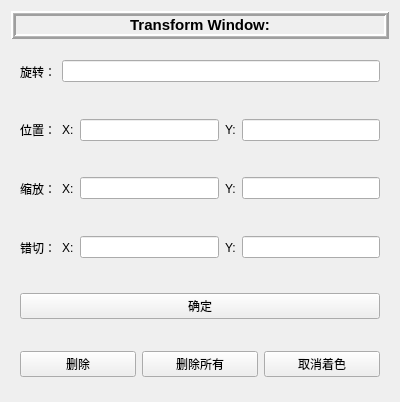
<?xml version="1.0" encoding="UTF-8"?>
<ui version="4.0">
 <class>TransformWidget</class>
 <widget class="QWidget" name="TransformWidget">
  <property name="geometry">
   <rect>
    <x>0</x>
    <y>0</y>
    <width>400</width>
    <height>402</height>
   </rect>
  </property>
  <property name="windowTitle">
   <string>Form</string>
  </property>
  <layout class="QGridLayout" name="gridLayout">
   <item row="6" column="0">
    <widget class="QWidget" name="widget_3" native="true">
     <layout class="QHBoxLayout" name="horizontalLayout_3">
      <item>
       <widget class="QLabel" name="label_3">
        <property name="text">
         <string>错切：</string>
        </property>
       </widget>
      </item>
      <item>
       <widget class="QLabel" name="label_6">
        <property name="text">
         <string>X:</string>
        </property>
       </widget>
      </item>
      <item>
       <widget class="QLineEdit" name="zoomXEdit"/>
      </item>
      <item>
       <widget class="QLabel" name="label_7">
        <property name="text">
         <string>Y:</string>
        </property>
       </widget>
      </item>
      <item>
       <widget class="QLineEdit" name="zoomYEdit"/>
      </item>
     </layout>
    </widget>
   </item>
   <item row="8" column="0">
    <widget class="QWidget" name="widget_4" native="true">
     <layout class="QHBoxLayout" name="horizontalLayout_4">
      <item>
       <widget class="QPushButton" name="ensureBtn">
        <property name="text">
         <string>确定</string>
        </property>
       </widget>
      </item>
     </layout>
    </widget>
   </item>
   <item row="5" column="0">
    <widget class="QWidget" name="widget_2" native="true">
     <layout class="QHBoxLayout" name="horizontalLayout">
      <item>
       <widget class="QLabel" name="label_2">
        <property name="text">
         <string>缩放：</string>
        </property>
       </widget>
      </item>
      <item>
       <widget class="QLabel" name="label_4">
        <property name="text">
         <string>X:</string>
        </property>
       </widget>
      </item>
      <item>
       <widget class="QLineEdit" name="scaleXEdit"/>
      </item>
      <item>
       <widget class="QLabel" name="label_5">
        <property name="text">
         <string>Y:</string>
        </property>
       </widget>
      </item>
      <item>
       <widget class="QLineEdit" name="scaleYEdit"/>
      </item>
     </layout>
    </widget>
   </item>
   <item row="4" column="0">
    <widget class="QWidget" name="widget_5" native="true">
     <layout class="QHBoxLayout" name="horizontalLayout_5">
      <item>
       <widget class="QLabel" name="label_9">
        <property name="text">
         <string>位置：</string>
        </property>
       </widget>
      </item>
      <item>
       <widget class="QLabel" name="label_11">
        <property name="text">
         <string>X:</string>
        </property>
       </widget>
      </item>
      <item>
       <widget class="QLineEdit" name="positionXEdit"/>
      </item>
      <item>
       <widget class="QLabel" name="label_10">
        <property name="text">
         <string>Y:</string>
        </property>
       </widget>
      </item>
      <item>
       <widget class="QLineEdit" name="positionYEdit"/>
      </item>
     </layout>
    </widget>
   </item>
   <item row="3" column="0">
    <widget class="QWidget" name="widget" native="true">
     <layout class="QHBoxLayout" name="horizontalLayout_2">
      <item>
       <widget class="QLabel" name="label">
        <property name="text">
         <string>旋转：</string>
        </property>
       </widget>
      </item>
      <item>
       <widget class="QLineEdit" name="rotateEdit"/>
      </item>
     </layout>
    </widget>
   </item>
   <item row="0" column="0">
    <widget class="QLabel" name="label_8">
     <property name="sizePolicy">
      <sizepolicy hsizetype="Preferred" vsizetype="Fixed">
       <horstretch>0</horstretch>
       <verstretch>0</verstretch>
      </sizepolicy>
     </property>
     <property name="font">
      <font>
       <pointsize>11</pointsize>
       <bold>true</bold>
      </font>
     </property>
     <property name="frameShape">
      <enum>QFrame::Box</enum>
     </property>
     <property name="frameShadow">
      <enum>QFrame::Raised</enum>
     </property>
     <property name="lineWidth">
      <number>2</number>
     </property>
     <property name="midLineWidth">
      <number>1</number>
     </property>
     <property name="text">
      <string>Transform Window:</string>
     </property>
     <property name="textFormat">
      <enum>Qt::PlainText</enum>
     </property>
     <property name="scaledContents">
      <bool>false</bool>
     </property>
     <property name="alignment">
      <set>Qt::AlignCenter</set>
     </property>
     <property name="wordWrap">
      <bool>false</bool>
     </property>
     <property name="margin">
      <number>0</number>
     </property>
     <property name="indent">
      <number>1</number>
     </property>
    </widget>
   </item>
   <item row="9" column="0">
    <widget class="QWidget" name="widget_6" native="true">
     <layout class="QHBoxLayout" name="horizontalLayout_6">
      <item>
       <widget class="QPushButton" name="deleteBtn">
        <property name="text">
         <string>删除</string>
        </property>
       </widget>
      </item>
      <item>
       <widget class="QPushButton" name="deleteAllBtn">
        <property name="text">
         <string>删除所有</string>
        </property>
       </widget>
      </item>
      <item>
       <widget class="QPushButton" name="unFillBtn">
        <property name="text">
         <string>取消着色</string>
        </property>
       </widget>
      </item>
     </layout>
    </widget>
   </item>
  </layout>
 </widget>
 <resources/>
 <connections>
  <connection>
   <sender>ensureBtn</sender>
   <signal>clicked()</signal>
   <receiver>TransformWidget</receiver>
   <slot>reciveData()</slot>
   <hints>
    <hint type="sourcelabel">
     <x>256</x>
     <y>320</y>
    </hint>
    <hint type="destinationlabel">
     <x>399</x>
     <y>290</y>
    </hint>
   </hints>
  </connection>
  <connection>
   <sender>deleteBtn</sender>
   <signal>clicked()</signal>
   <receiver>TransformWidget</receiver>
   <slot>deletePolygon()</slot>
   <hints>
    <hint type="sourcelabel">
     <x>97</x>
     <y>367</y>
    </hint>
    <hint type="destinationlabel">
     <x>97</x>
     <y>409</y>
    </hint>
   </hints>
  </connection>
  <connection>
   <sender>deleteAllBtn</sender>
   <signal>clicked()</signal>
   <receiver>TransformWidget</receiver>
   <slot>deleteAllPolygon()</slot>
   <hints>
    <hint type="sourcelabel">
     <x>198</x>
     <y>360</y>
    </hint>
    <hint type="destinationlabel">
     <x>192</x>
     <y>442</y>
    </hint>
   </hints>
  </connection>
  <connection>
   <sender>unFillBtn</sender>
   <signal>clicked()</signal>
   <receiver>TransformWidget</receiver>
   <slot>cancleFill()</slot>
   <hints>
    <hint type="sourcelabel">
     <x>323</x>
     <y>363</y>
    </hint>
    <hint type="destinationlabel">
     <x>325</x>
     <y>424</y>
    </hint>
   </hints>
  </connection>
 </connections>
 <slots>
  <slot>reciveData()</slot>
  <slot>deletePolygon()</slot>
  <slot>deleteAllPolygon()</slot>
  <slot>cancleFill()</slot>
 </slots>
</ui>
